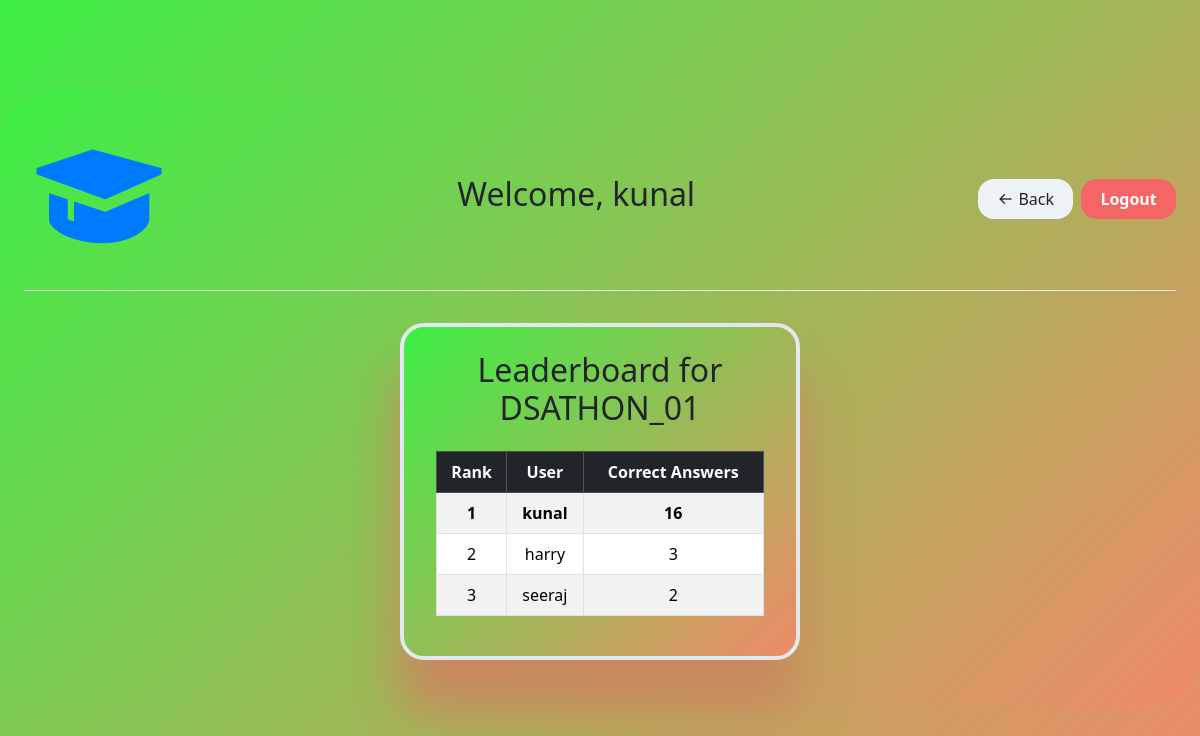
The app's page /leaderboard_assignment/10 (signed in) with its own data.
### app.py (models this page shows)
class User(db.Model, UserMixin):
    id = db.Column(db.Integer, primary_key=True)
    username = db.Column(db.String(150), unique=True, nullable=False)
    password = db.Column(db.String(150), nullable=False)

class CodingAssignment(db.Model):
    id = db.Column(db.Integer, primary_key=True)
    title = db.Column(db.String(200), nullable=False)
    creator_id = db.Column(db.Integer, db.ForeignKey('user.id'))
    created_at = db.Column(db.DateTime, default=datetime.utcnow)

### app.py (the view)
@app.route('/leaderboard_assignment/<int:assignment_id>')
@login_required
def leaderboard_assignment(assignment_id):
    leaderboard = get_leaderboard(assignment_id)
    assignment = CodingAssignment.query.get_or_404(assignment_id)
    student = User.query.filter_by(id=current_user.id).first()
    return render_template('leaderboard.html', leaderboard=leaderboard, assignment=assignment, student = student)

### app.py (called while the page is built)
@login_manager.user_loader
def load_user(user_id):
    return User.query.get(int(user_id))

def get_leaderboard(assignment_id):
    question_ids = [q.id for q in CodingQuestion.query.filter_by(assignment_id=assignment_id).all()]
    leaderboard = (
        db.session.query(
            User.username,
            func.count(CodingSubmission.id).label('correct_count')
        )
        .join(CodingSubmission, CodingSubmission.user_id == User.id)
        .filter(
            CodingSubmission.question_id.in_(question_ids),
            CodingSubmission.is_correct == True
        )
        .group_by(User.id)
        .order_by(func.count(CodingSubmission.id).desc())
        .all()
    )
    return leaderboard

### templates/leaderboard.html (shortened to what this page needs)
<!DOCTYPE html>
<html lang="en">
<head>
  <link rel="stylesheet" href="https://cdn.jsdelivr.net/npm/bootstrap@5.3.3/dist/css/bootstrap.min.css">
  <link rel="stylesheet" href="{{ url_for('static', filename='CSS/styles.css') }}">
   <link href='https://unpkg.com/boxicons@2.1.4/css/boxicons.min.css' rel='stylesheet'>
</head>
<body>
 <div class="dashboard-container">
        <header class="dashboard-header">
            <i class='bx bxs-graduation' style='font-size: 150px; color: #007bff;'></i>
            <h2>Welcome, {{ student.username }}</h2>
            <div style="display: flex; gap: 0.5rem;">
              <a href="{{ url_for('dashboard') }}" class="back-btn"><i class='bx bx-arrow-back'></i> Back</a>
              <a href="{{ url_for('logout') }}" class="logout-btn">Logout</a>
          </div>
        </header>
        <main>
  <div class="container py-4">
    <h2 class="mb-4 text-center">Leaderboard for {{ assignment.title }}</h2>
    <div class="table-responsive">
      <table class="table table-striped table-bordered leaderboard-table">
        <thead class="table-dark">
          <tr>
            <th scope="col">Rank</th>
            <th scope="col">User</th>
            <th scope="col">Correct Answers</th>
          </tr>
        </thead>
        <tbody>
          {% for entry in leaderboard %}
          <tr {% if entry[0] == current_user.username %}class="highlight-user"{% endif %}>
            <td>{{ loop.index }}</td>
            <td>{{ entry[0] }}</td>
            <td>{{ entry[1] }}</td>
          </tr>
          {% endfor %}
        </tbody>
      </table>
    </div>
  </div>
  </main>
  </div>
</body>
</html>

### static/CSS/styles.css (style rules this page uses)
:root { --primary: #5a67d8; --secondary: #ff7e5f; --background: linear-gradient(135deg, #3cef45 0%, #f08a68 100%); --input-bg: #f8fafc; --input-border: #e2e8f0; --radius: 1.5rem; }
body { margin: 0; font-family: 'Segoe UI', sans-serif; background: var(--background); min-height: 100vh; display: flex; align-items: center; justify-content: center; overflow-x: hidden; }
.container { border: 4px solid var(--input-border); background: var(--background); padding: 2.5rem 2rem; border-radius: var(--radius); box-shadow: 0 50px 50px rgb(202, 135, 94); width: 100%; max-width: 400px; text-align: center; position: relative; margin: 1rem auto; }
.dashboard-container { width: 100%; max-width: 1350px; margin: 2rem auto; background: var(--background); border-radius: 3.5rem; padding: 2rem 1.5rem; box-sizing: border-box; }
.dashboard-header { display: flex; align-items: center; justify-content: space-between; gap: 1rem; border-bottom: 1px solid #ececec; padding-bottom: 1rem; margin-bottom: 2rem; }
.logout-btn { background: #f56565; color: #fff; padding: 0.5rem 1.2rem; border: none; border-radius: 1rem; text-decoration: none; font-weight: 600; transition: background 0.2s; }
.back-btn { background: #edf2f7; color: #222; padding: 0.5rem 1.2rem; border-radius: 1rem; text-decoration: none; font-weight: 500; display: flex; align-items: center; gap: 0.3rem; transition: background 0.2s; }

### templates/leaderboard.html (style rules this page uses)
.leaderboard-table th, .leaderboard-table td { background: inear-gradient(135deg, #3cef45 0%, #f08a68 100%); vertical-align: middle; text-align: center; }
.highlight-user { font-weight: bold; background: #e8f0fe !important; }

### records on screen
User: username "kunal", entry "16"
CodingAssignment: title "DSATHON_01"
User: username "harry", id "3"
User: username "seeraj", entry "2"
